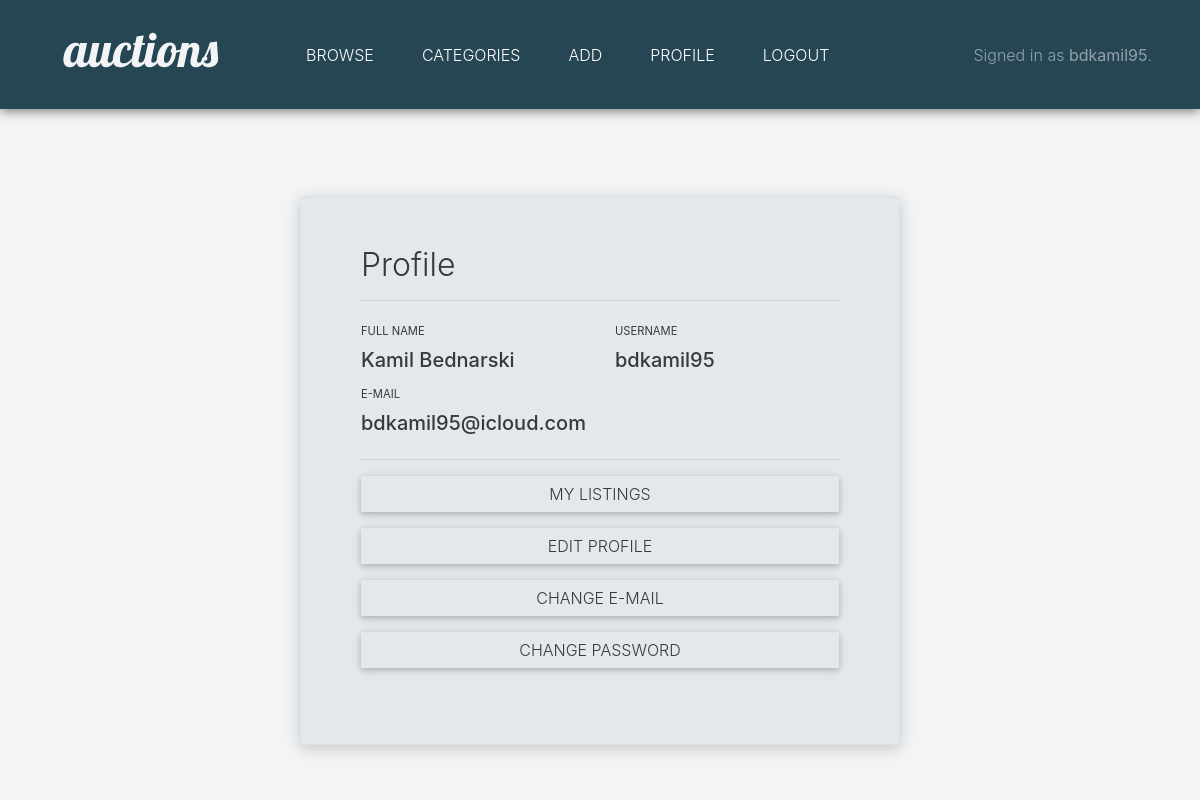
/profile (signed in), run on an earlier commit of the app's database.
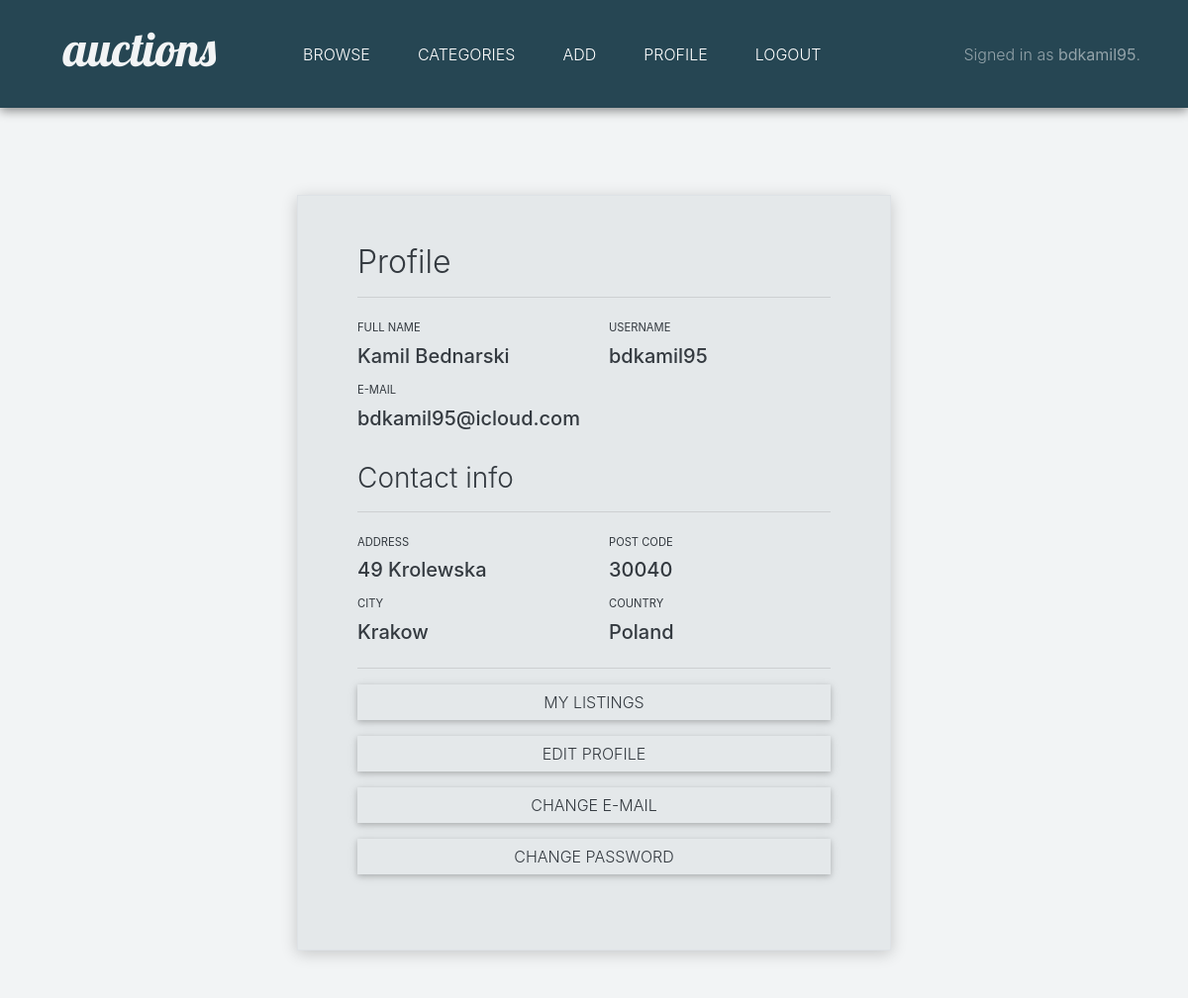
And on a later commit of the database.
### auctions/models.py (models this page shows, shortened)
class Contact(models.Model):
    house = models.CharField(max_length=64, blank=True, null=True)
    street = models.CharField(max_length=64, blank=True, null=True)
    postcode = models.CharField(max_length=5, blank=True, null=True)
    city = models.CharField(max_length=30, blank=True, null=True)
    country = models.CharField(max_length=30, blank=True, null=True)
    user = models.ForeignKey(User, on_delete=models.CASCADE)
    info = f'Contact card for user:{user}'

### auctions/views.py (the view)
# urls.py: path("profile", views.profile_view, name="profile"),
@login_required
def profile_view(request):
    logged_user = request.user
    id = logged_user.id
    username = logged_user.username
    first_name = logged_user.first_name
    last_name = logged_user.last_name
    email = logged_user.email
    contact = Contact.objects.get(user_id=id)
    house = contact.house
    street = contact.street
    post_code = contact.postcode
    city = contact.city
    country = contact.country
    return render(request, "auctions/profile_view.html", {
        "username": username,
        "first_name": first_name,
        "last_name": last_name,
        "email": email,
        "house": house,
        "street": street,
        "postcode": post_code,
        "city": city,
        "country": country
    })

### auctions/templates/auctions/profile_view.html (shortened to what this page needs)
{% extends "auctions/layout.html" %}
{% block body %}
    <div class="login-panel animated slideInDown border mt-5">
        <div><h2>Profile</h2></div>
        <hr>
        <div class="row">
            <div class="col">
                <label class="form-input-label" for="userFullName">FULL NAME</label>
                <div id="userFullName"><h5>{{ first_name }} {{ last_name }}</h5></div>
            </div>
            <div class="col">
                <label class="form-input-label" for="userFullName">USERNAME</label>
                <div id="userFullName"><h5>{{ username }}</h5></div>
            </div>
        </div>
        <div class="row">
            <div class="col">
                <label class="form-input-label" for="userEmail">E-MAIL</label>
                <div id="userEmail"><h5>{{ email }}</h5></div>
            </div>
        </div>
        {% if house != None or street != None or postcode != None or city != None or country != None %}
        <div class="pt-4"><h3>Contact info</h3></div>
        <hr>
        <div class="row">
            {% if house != None or street != None %}
            <div class="col">
                <label class="form-input-label" for="userEmail">ADDRESS</label>
                <div id="userEmail"><h5>{{ house }} {{ street }}</h5></div>
            </div>
            {% endif %}
            {% if postcode != None %}
            <div class="col">
                <label class="form-input-label" for="userEmail">POST CODE</label>
                <div id="userEmail"><h5>{{ postcode }}</h5></div>
            </div>
            {% endif %}
        </div>
        <div class="row">
            {% if city != None %}
            <div class="col">
                <label class="form-input-label" for="userEmail">CITY</label>
                <div id="userEmail"><h5>{{ city }}</h5></div>
            </div>
            {% endif %}
            {% if country != None %}
            <div class="col">
                <label class="form-input-label" for="userEmail">COUNTRY</label>
                <div id="userEmail"><h5>{{ country }}</h5></div>
            </div>
            {% endif %}
        </div>
        {% endif %}
        <hr>
        <div class="row pb-3">
            <div class="col">
                <a href="{% url 'listings_view' %}" role="button" class="btn btn-secondary button-custom-secondary btn-block">MY LISTINGS</a>
            </div>
        </div>
        <div class="row pb-3">
            <div class="col">
                <a href="{% url 'profile_edit' %}" role="button" class="btn btn-secondary button-custom-secondary btn-block">EDIT PROFILE</a>
            </div>
        </div>
        <div class="row pb-3">
            <div class="col">
                <a href="{% url 'change_email' %}" role="button" class="btn btn-secondary button-custom-secondary btn-block">CHANGE E-MAIL</a>
            </div>
        </div>
        <div class="row pb-3">
            <div class="col">
                <a href="{% url 'change_password' %}" role="button" class="btn btn-secondary button-custom-secondary btn-block">CHANGE PASSWORD</a>
            </div>
        </div>
    </div>
{% endblock %}

What changed in the data, as far as the page shows it:
now on this page (row edited): Contact: house "49", street "Krolewska", postcode "30040", city "Krakow", country "Poland"
changed Contact: house empty → "49" (drawn)
Also different on the page:
text now shown: "Contact info ADDRESS POST CODE CITY COUNTRY"
